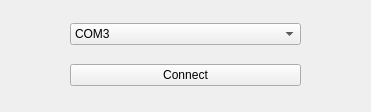
<?xml version="1.0" encoding="UTF-8"?>
<ui version="4.0">
 <class>BluetoothDialog</class>
 <widget class="QWidget" name="BluetoothDialog">
  <property name="geometry">
   <rect>
    <x>0</x>
    <y>0</y>
    <width>371</width>
    <height>112</height>
   </rect>
  </property>
  <property name="minimumSize">
   <size>
    <width>371</width>
    <height>112</height>
   </size>
  </property>
  <property name="maximumSize">
   <size>
    <width>371</width>
    <height>112</height>
   </size>
  </property>
  <property name="windowTitle">
   <string>BluetoothDialog</string>
  </property>
  <widget class="QWidget" name="verticalLayoutWidget">
   <property name="geometry">
    <rect>
     <x>70</x>
     <y>10</y>
     <width>231</width>
     <height>91</height>
    </rect>
   </property>
   <layout class="QVBoxLayout" name="verticalLayout">
    <item>
     <widget class="QComboBox" name="comPort_comboBox">
      <item>
       <property name="text">
        <string>COM3</string>
       </property>
      </item>
      <item>
       <property name="text">
        <string>COM4</string>
       </property>
      </item>
     </widget>
    </item>
    <item>
     <widget class="QPushButton" name="connect_pushButton">
      <property name="text">
       <string>Connect</string>
      </property>
     </widget>
    </item>
   </layout>
  </widget>
 </widget>
 <resources/>
 <connections/>
</ui>
